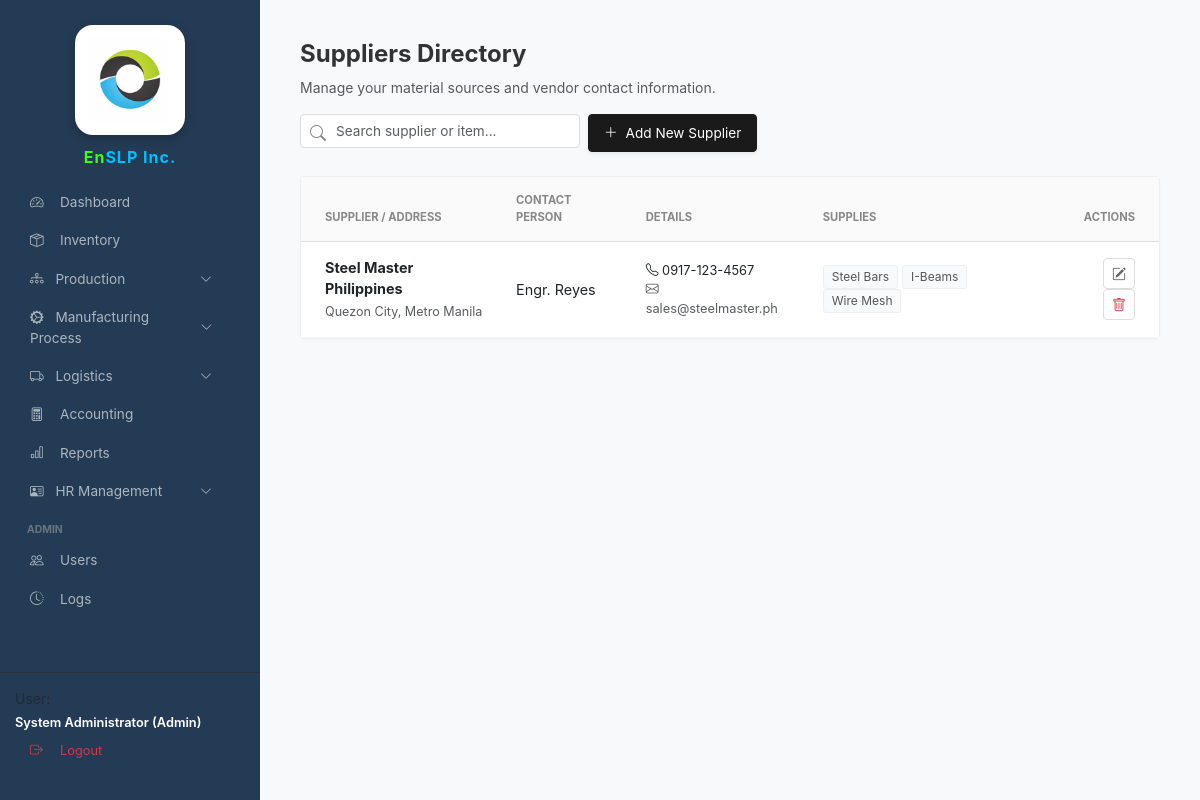
Page /suppliers.php (signed in) on the committed database.
### tables this page shows
CREATE TABLE `suppliers` (
  `id` int(11) NOT NULL,
  `supplier_name` varchar(255) NOT NULL,
  `contact_person` varchar(150) DEFAULT NULL,
  `phone` varchar(50) DEFAULT NULL,
  `email` varchar(100) DEFAULT NULL,
  `address` text DEFAULT NULL,
  `supplied_items` text DEFAULT NULL,
  `created_at` timestamp NOT NULL DEFAULT current_timestamp()
);

### suppliers.php (the view, shortened to what this page needs)
<?php
include 'config.php';
$suppliers = $conn->query("SELECT * FROM suppliers ORDER BY supplier_name ASC");
?>
<!DOCTYPE html>
<html lang="en">
<head>
    <link href="https://cdn.jsdelivr.net/npm/bootstrap@5.3.0/dist/css/bootstrap.min.css" rel="stylesheet">
    <link rel="stylesheet" href="https://cdn.jsdelivr.net/npm/bootstrap-icons@1.11.0/font/bootstrap-icons.css">
</head>
<body>
<?php include 'sidebar.php'; ?>
<div class="main-content">
    <div class="d-flex justify-content-between align-items-center mb-4 flex-wrap gap-3">
        <div>
            <h4 class="fw-bold">Suppliers Directory</h4>
            <p class="text-muted small mb-0">Manage your material sources and vendor contact information.</p>
        </div>
        <div class="d-flex gap-2 flex-wrap">
            <div class="search-container">
                <i class="bi bi-search"></i>
                <input type="text" id="searchInput" class="form-control" placeholder="Search supplier or item...">
            </div>
            <button class="btn btn-action shadow-sm" onclick="prepareAdd()">
                <i class="bi bi-plus-lg me-2"></i>Add New Supplier
            </button>
        </div>
    </div>
    <div class="content-card">
        <div class="table-responsive">
            <table class="table table-hover mb-0" id="suppliersTable">
                <thead>
                    <tr>
                        <th class="ps-4">Supplier / Address</th>
                        <th>Contact Person</th>
                        <th>Details</th>
                        <th>Supplies</th>
                        <th class="pe-4 text-end">Actions</th>
                    </tr>
                </thead>
                <tbody>
                    <?php while($row = $suppliers->fetch()): ?>
                    <tr>
                        <td class="ps-4">
                            <span class="fw-bold"><?= htmlspecialchars($row['supplier_name']) ?></span><br>
                            <small class="text-muted"><?= htmlspecialchars($row['address']) ?></small>
                        </td>
                        <td><?= htmlspecialchars($row['contact_person'] ?: '---') ?></td>
                        <td style="font-size: 0.8rem;">
                            <div><i class="bi bi-telephone"></i> <?= htmlspecialchars($row['phone']) ?></div>
                            <div class="text-muted"><i class="bi bi-envelope"></i> <?= htmlspecialchars($row['email'] ?: 'N/A') ?></div>
                        </td>
                        <td>
                            <?php
                                $items = explode(',', $row['supplied_items']);
                                foreach($items as $item) if(!empty(trim($item))) echo '<span class="supplied-tag">'.htmlspecialchars(trim($item)).'</span>';
                            ?>
                        </td>
                        <td class="pe-4 text-end">
                            <button class="btn btn-sm btn-gray-outline btn-edit"
                                    data-id="<?= $row['id'] ?>"
                                    data-name="<?= htmlspecialchars($row['supplier_name']) ?>"
                                    data-contact="<?= htmlspecialchars($row['contact_person']) ?>"
                                    data-phone="<?= htmlspecialchars($row['phone']) ?>"
                                    data-email="<?= htmlspecialchars($row['email']) ?>"
                                    data-items="<?= htmlspecialchars($row['supplied_items']) ?>"
                                    data-address="<?= htmlspecialchars($row['address']) ?>">
                                <i class="bi bi-pencil-square"></i>
                            </button>
                            <button type="button" class="btn btn-sm btn-gray-outline text-danger"
                                    onclick="confirmDelete(<?= $row['id'] ?>, '<?= htmlspecialchars($row['supplier_name'], ENT_QUOTES) ?>')">
                                <i class="bi bi-trash"></i>
                            </button>
                        </td>
                    </tr>
                    <?php endwhile; ?>
                </tbody>
            </table>
        </div>
    </div>
</div>
</body>
</html>

### suppliers.php (style rules this page uses)
:root { --sidebar-width: 260px; --dark-gray: #333; --light-gray: #666; }
body { background-color: #fcfcfc; font-family: 'Inter', sans-serif; color: #333; }
.main-content { margin-left: var(--sidebar-width); padding: 40px; width: calc(100% - var(--sidebar-width)); }
.btn-action { background-color: #1a1a1a; border: 1px solid #1a1a1a; color: #fff; font-size: 0.85rem; padding: 8px 15px; border-radius: 4px; transition: 0.3s; }
.btn-gray-outline { color: #666; border: 1px solid #ddd; background: transparent; }
.content-card { background: white; border: 1px solid #eee; border-radius: 4px; box-shadow: 0 2px 4px rgba(0,0,0,0.02); }
.table thead th { background: #fafafa; color: #888; font-size: 0.7rem; text-transform: uppercase; padding: 15px; }
.table td { vertical-align: middle; padding: 15px; font-size: 0.9rem; border-bottom: 1px solid #f8f8f8; }
.supplied-tag { display: inline-block; background: #f8f9fa; border: 1px solid #eee; padding: 2px 8px; border-radius: 3px; font-size: 0.75rem; color: #555; margin-right: 4px; }
.search-container { position: relative; width: 280px; }
.search-container .bi-search { position: absolute; left: 10px; top: 50%; transform: translateY(-50%); color: #888; }
.search-container input { padding-left: 35px; font-size: 0.85rem; border-radius: 4px; border: 1px solid #ddd; }

### sidebar.php (style rules this page uses)
:root { --sb-width:260px; --primary-blue:#0d6efd; --sidebar-bg:#243b55; }
body { font-family:'Inter',sans-serif!important; margin:0!important; background:#f8f9fa; }

### rows in the picture
suppliers: supplier_name "Steel Master Philippines", address "Quezon City, Metro Manila", contact_person "Engr. Reyes", phone "0917-123-4567", email "sales@steelmaster.ph", supplied_items "Steel Bars", supplied_items "I-Beams", supplied_items "Wire Mesh"
